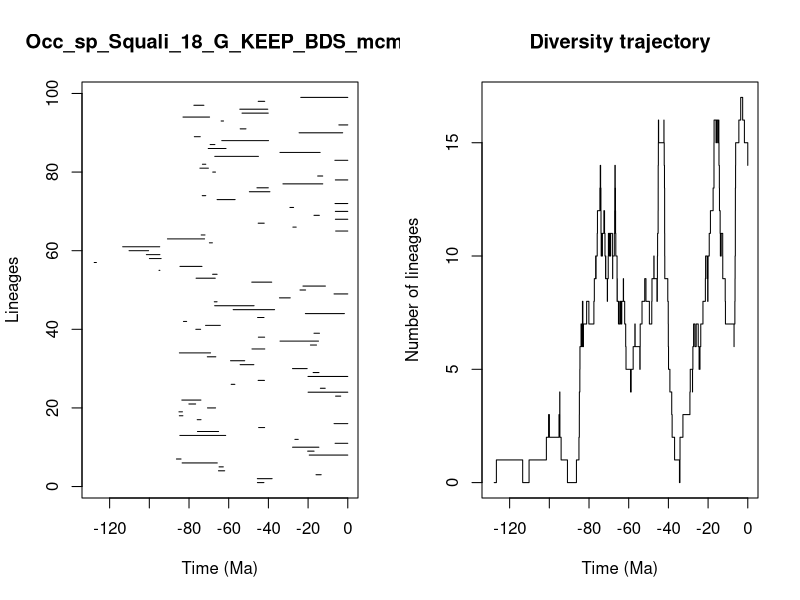

This chart was generated by the following R code:


pdf(file='../Results/Species/5_MA_bins_EXT_EP_FT/pyrate_mcmc_logs/Occ_sp_Squali_18_G_KEEP_BDS_mcmc_LTT.pdf',width=0.6*20, height=0.6*10)
title = "Occ_sp_Squali_18_G_KEEP_BDS_mcmc"
ts=c(45.534365005929274, 45.56887783104256,16.002578356531885,65.16532957931875,64.85774631697598,83.47059400686251,86.33587568226585,19.423626945917757,20.218044490607262,27.825347636398707,6.386153007321413,26.644760457749683,84.61895587888591,75.74820352261523,44.91899359005782,6.911047330510333,75.86814461736479,84.88129448356621,85.07133728516719,70.68723204138833,80.07054136693087,83.6194848212721,6.146721941431436,20.00191605498344,13.812040994600356,58.7495359946637,45.174307558081,20.047395558708782,17.466766041400433,27.85639420581629,54.24494849805212,59.08693078808256,70.78590209521226,84.85399392744105,48.270449805855904,18.821143829303267,34.14204278190473,45.05964778647926,17.024666393303157,76.5670266934282,71.66260527090216,82.79614748221594,45.443518381617366,21.368285565878004,57.75173455084769,67.07579102249227,67.26756201497896,34.42979297311219,6.921786884149293,24.076473811609258,22.58638067370933,48.37459683231104,76.43808051386297,68.1023164340258,95.1225677704496,84.56350963555226,127.77112200740582,99.95807110194777,101.48492173736891,110.20493184651168,113.42542426331707,69.72932534102262,90.87004062936751,73.86652517192944,6.103194161825984,27.658364138238017,45.14749552675611,6.245759030916334,17.026767298036994,6.266961765196934,29.154678944941704,6.423594615972036,65.8561385004979,73.33286113411357,49.583802699528086,45.77044878026869,32.67756731254238,6.269639209879774,15.169241091423974,68.05683178901504,74.51521263656518,73.24517775022353,6.500654726308026,67.02127317603906,34.17714214627249,70.31840613100009,69.34730349263344,63.4921821182522,77.31879148214841,24.535543475420667,54.213923613365175,4.494129351883217,63.81808157237528,83.03452583779284,53.29064720774019,54.402421053541026,77.54140268909573,45.14228910748831,23.690669038519754)
te=c(42.255141783445325, 38.115951042617766,13.392799827326732,62.02562641114498,62.717669242640305,65.75553640776509,84.01511229077084,0.0,16.977492725091246,14.563138373317031,0.0,24.96801424756882,61.516318233153584,65.10115165582691,41.89755069763121,0.0,73.95557883415262,83.08792825756208,83.31042713928048,66.61541157332502,76.65811930496977,74.00002410191523,3.5600793640603086,0.0,11.369760255486542,56.897690586077324,41.973651799957096,0.0,14.512531571709566,20.463231039698275,47.330669592330835,51.92995379489025,66.49695573559323,69.14791655341136,41.81729646610866,15.75279569951528,14.761122852588393,41.893140312696836,14.267094436169586,74.148283846654,64.22839838715511,81.19552694952218,42.21932296143664,1.7028200080803408,36.88308318918064,47.220335362123784,65.86548871085067,28.985855885746265,0.0,21.25017532915898,11.259419145049756,38.320493183967315,66.7751964070297,65.85085302460061,94.68236175039259,73.4712002035081,126.67536489178848,94.05535834137189,94.66719797699271,100.37322080670059,94.75980517544684,68.22309775988576,72.16935720072856,71.95133226449703,0.0,25.99594557374127,42.1070546814328,0.0,14.323598377709834,0.0,27.307268108902754,0.0,56.7562561748987,71.56537894268291,39.24310183243215,40.03867480657324,12.606249551561104,0.0,12.632703269661489,66.6661907134212,70.23284923750671,71.54502895363122,0.0,45.026159202745454,13.925712983072714,61.35914353448191,66.96468970213564,39.93447809182935,74.33629996957998,2.576160392880085,51.30174956989558,0.0,62.606942996148895,69.64543195584065,40.07611780941438,40.31181945025109,72.4997066157808,41.85898846397948,0.0)
div_traj=c(0, 1,0,1,2,3,2,3,4,3,2,1,0,1,2,3,4,5,6,7,6,7,8,7,6,7,8,7,8,9,10,9,10,11,12,13,14,13,12,11,10,11,10,11,12,11,10,9,10,9,8,9,10,11,10,11,10,11,10,9,10,11,12,13,14,13,12,11,10,9,8,9,8,7,8,7,8,7,8,9,8,7,6,5,4,5,6,7,6,5,6,7,8,9,8,7,8,9,10,9,8,9,10,11,12,13,14,15,16,15,16,15,14,13,12,11,10,9,8,7,6,5,4,3,2,1,0,1,2,3,4,5,4,5,6,7,6,7,6,5,6,7,8,9,10,9,8,9,10,11,12,13,14,15,16,15,16,15,16,15,14,13,12,11,10,11,10,9,8,7,6,7,8,9,10,11,12,13,14,15,16,17,16,15,14)
time_events=c(127.77112200740582, 126.67536489178848,113.42542426331707,110.20493184651168,101.48492173736891,100.37322080670059,99.95807110194777,95.1225677704496,94.75980517544684,94.68236175039259,94.66719797699271,94.05535834137189,90.87004062936751,86.33587568226585,85.07133728516719,84.88129448356621,84.85399392744105,84.61895587888591,84.56350963555226,84.01511229077084,83.6194848212721,83.47059400686251,83.31042713928048,83.08792825756208,83.03452583779284,82.79614748221594,81.19552694952218,80.07054136693087,77.54140268909573,77.31879148214841,76.65811930496977,76.5670266934282,76.43808051386297,75.86814461736479,75.74820352261523,74.51521263656518,74.33629996957998,74.148283846654,74.00002410191523,73.95557883415262,73.86652517192944,73.4712002035081,73.33286113411357,73.24517775022353,72.4997066157808,72.16935720072856,71.95133226449703,71.66260527090216,71.56537894268291,71.54502895363122,70.78590209521226,70.68723204138833,70.31840613100009,70.23284923750671,69.72932534102262,69.64543195584065,69.34730349263344,69.14791655341136,68.22309775988576,68.1023164340258,68.05683178901504,67.26756201497896,67.07579102249227,67.02127317603906,66.96468970213564,66.7751964070297,66.6661907134212,66.61541157332502,66.49695573559323,65.86548871085067,65.8561385004979,65.85085302460061,65.75553640776509,65.16532957931875,65.10115165582691,64.85774631697598,64.22839838715511,63.81808157237528,63.4921821182522,62.717669242640305,62.606942996148895,62.02562641114498,61.516318233153584,61.35914353448191,59.08693078808256,58.7495359946637,57.75173455084769,56.897690586077324,56.7562561748987,54.402421053541026,54.24494849805212,54.213923613365175,53.29064720774019,51.92995379489025,51.30174956989558,49.583802699528086,48.37459683231104,48.270449805855904,47.330669592330835,47.220335362123784,45.77044878026869,45.56887783104256,45.534365005929274,45.443518381617366,45.174307558081,45.14749552675611,45.14228910748831,45.05964778647926,45.026159202745454,44.91899359005782,42.255141783445325,42.21932296143664,42.1070546814328,41.973651799957096,41.89755069763121,41.893140312696836,41.85898846397948,41.81729646610866,40.31181945025109,40.07611780941438,40.03867480657324,39.93447809182935,39.24310183243215,38.320493183967315,38.115951042617766,36.88308318918064,34.42979297311219,34.17714214627249,34.14204278190473,32.67756731254238,29.154678944941704,28.985855885746265,27.85639420581629,27.825347636398707,27.658364138238017,27.307268108902754,26.644760457749683,25.99594557374127,24.96801424756882,24.535543475420667,24.076473811609258,23.690669038519754,22.58638067370933,21.368285565878004,21.25017532915898,20.463231039698275,20.218044490607262,20.047395558708782,20.00191605498344,19.423626945917757,18.821143829303267,17.466766041400433,17.026767298036994,17.024666393303157,16.977492725091246,16.002578356531885,15.75279569951528,15.169241091423974,14.761122852588393,14.563138373317031,14.512531571709566,14.323598377709834,14.267094436169586,13.925712983072714,13.812040994600356,13.392799827326732,12.632703269661489,12.606249551561104,11.369760255486542,11.259419145049756,6.921786884149293,6.911047330510333,6.500654726308026,6.423594615972036,6.386153007321413,6.269639209879774,6.266961765196934,6.245759030916334,6.146721941431436,6.103194161825984,4.494129351883217,3.5600793640603086,2.576160392880085,1.7028200080803408,0.0)
                par(mfrow=c(1,2))
                L = length(ts)
                plot(ts, 1:L , xlim=c(-max(ts)-1,0), pch=20, type="n", main=title,xlab="Time (Ma)",ylab="Lineages")
                for (i in 1:L){segments(x0=-te[i],y0=i,x1=-ts[i],y1=i)}    
                t = -time_events
                plot(div_traj ~ t,type="s", main = "Diversity trajectory",xlab="Time (Ma)",ylab="Number of lineages",xlim=c(-max(ts)-1,0))
                abline(v=c(65,200,251,367,445),lty=2,col="gray")
                
